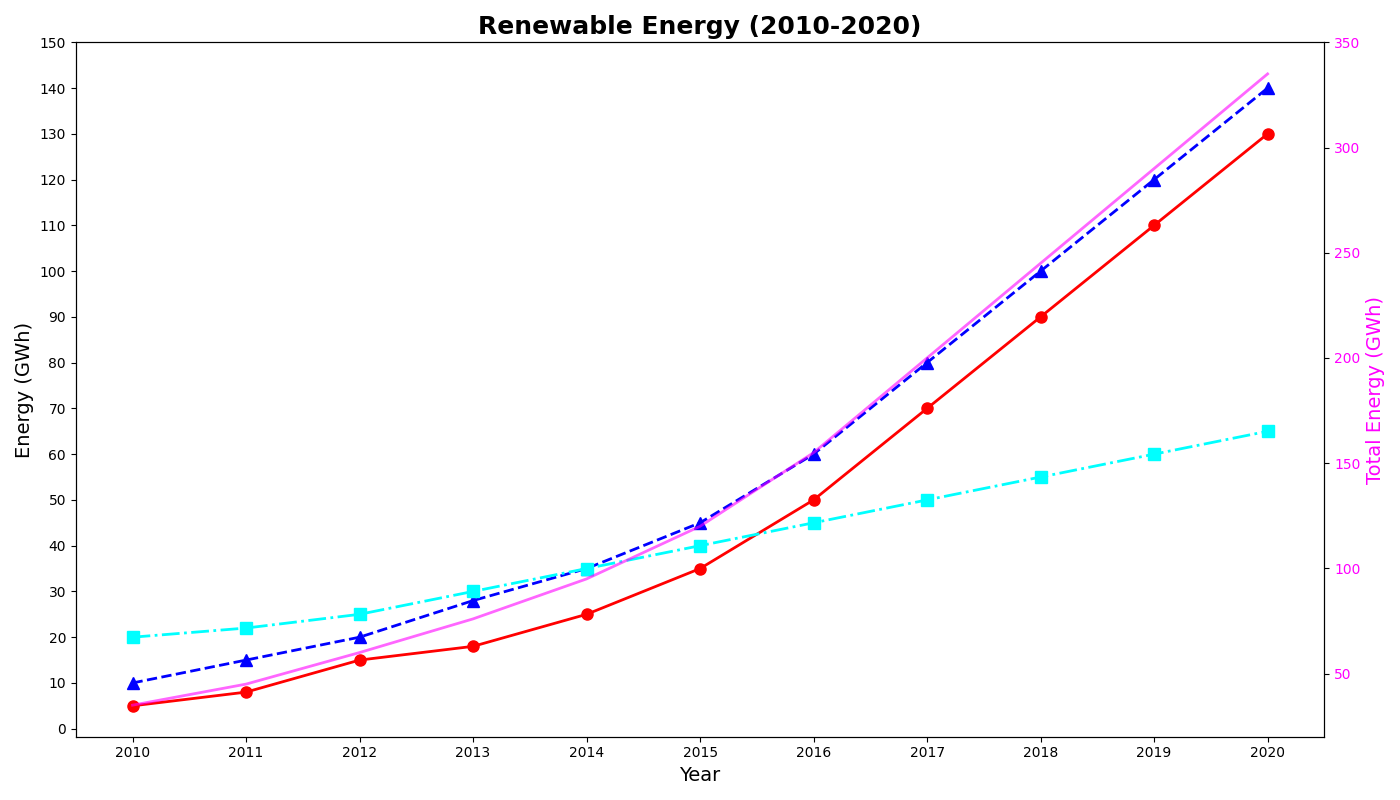

The script that drew this image:
import matplotlib.pyplot as plt
import numpy as np

years = np.arange(2010, 2021)
solar_energy = [5, 8, 15, 18, 25, 35, 50, 70, 90, 110, 130]
wind_energy = [10, 15, 20, 28, 35, 45, 60, 80, 100, 120, 140]
hydro_energy = [20, 22, 25, 30, 35, 40, 45, 50, 55, 60, 65]

fig, ax1 = plt.subplots(figsize=(14, 8))

ax1.plot(years, solar_energy, color='red', marker='o', markersize=8, linewidth=2)
ax1.plot(years, wind_energy, color='blue', marker='^', markersize=8, linewidth=2, linestyle='--')
ax1.plot(years, hydro_energy, color='cyan', marker='s', markersize=8, linewidth=2, linestyle='-.')

ax1.set_title('Renewable Energy (2010-2020)', fontsize=18, fontweight='bold')
ax1.set_xlabel('Year', fontsize=14)
ax1.set_ylabel('Energy (GWh)', fontsize=14)

ax1.set_xticks(years)
ax1.set_yticks(np.arange(0, 151, step=10))

combined_energy = np.array(solar_energy) + np.array(wind_energy) + np.array(hydro_energy)
ax2 = ax1.twinx()
ax2.plot(years, combined_energy, color='magenta', linewidth=2, alpha=0.6, linestyle='-')
ax2.set_ylabel('Total Energy (GWh)', fontsize=14, color='magenta')
ax2.tick_params(axis='y', labelcolor='magenta')

plt.tight_layout()
plt.show()
